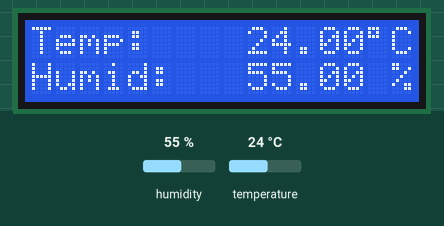
Simulated run of this sketch. Board: Arduino Uno, built with avr-gcc and run on an emulated ATmega328P. Parts: 16×2 character LCD. Inputs (shaded band) come from the test bench; at power-on: humidity 55 %, temperature 24 °C. What the sketch prints to the serial monitor is not drawn.

Above: at 1.2 s.
1.3 s: humidity set to 22 %
At 2.1 s:
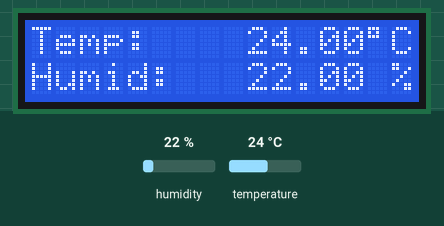
2.8 s: temperature set to 12 °C
At 3.2 s:
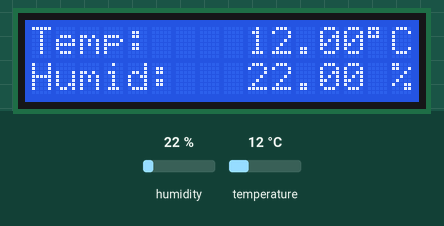
4.3 s: humidity set to 40 %
At 5.5 s:
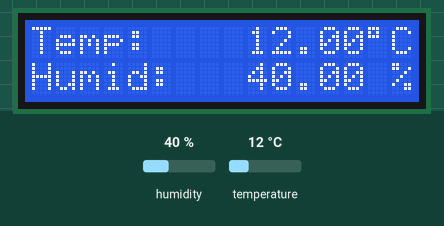
5.8 s: temperature set to 19 °C
At 6.7 s:
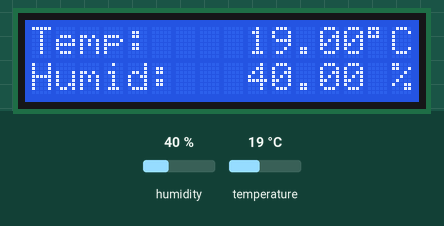
Timing chart, 0 to 8.3 s (numbered marks = the images above; inputs shaded):
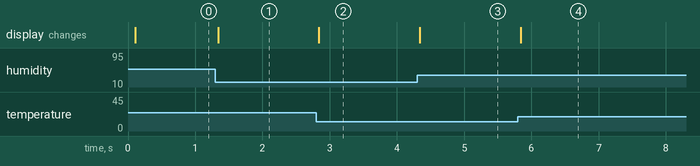

Measured:
- after the input at 1.3 s, the display: changes at once (image 1)
- after the input at 2.8 s, the display: changes at once (image 2)
- after the input at 4.3 s, the display: changes at once (image 3)
- after the input at 5.8 s, the display: changes at once (image 4)

The sketch:

ambientLogger.ino
```cpp
/******************************************************************************

LCD display code from:
http://www.dfrobot.com/wiki/index.php?title=Arduino_LCD_KeyPad_Shield_(SKU:_DFR0009)

Connections:
Analog 0     ->  Button (select, up, right, down and left)
Digital 4    ->  DB4
Digital 5    ->  DB5
Digital 6    ->  DB6
Digital 7    ->  DB7
Digital 8    ->  RS (Data or Signal Display Selection)
Digital 9    ->  Enable
Digital 10   ->  Backlit Control

SHT15 Ambient Temperature and Humidity logger code from:
https://github.com/sparkfun/SparkFun_ISL29125_Breakout_Arduino_Library

Connections:
GND  -> A2
Vcc  -> A3
DATA -> A4
SCK  -> A5

******************************************************************************/

// ------------------------- LIBRARIES

#include <LiquidCrystal.h>
#include <SHT1X.h>

// ------------------------- CONSTANTS

// LCD
#define btnRIGHT  0
#define btnUP     1
#define btnDOWN   2
#define btnLEFT   3
#define btnSELECT 4
#define btnNONE   5

// ------------------------- DEFINITIONS & INITIALISATIONS

// Room temperature and humidity
float tempC = 0;
float humidity = 0;

// SHT15

//delacre output pins for powering the sensor
int power = A3;
int gnd = A2;

// Create an instance of the SHT1X sensor
SHT1x sht15(A4, A5);  //Data, SCK

// LCD

LiquidCrystal lcd(8, 9, 4, 5, 6, 7);  // select the pins used on the LCD panel

// define some values used by the panel and buttons
int lcd_key     = 0;
int adc_key_in  = 0;

// ------------------------- SETUP

void setup() {

  // Open serial connection to report values to host
  Serial.begin(19200);

  /*
  Initialize SHT15 sensor
  */
  pinMode(power, OUTPUT);
  pinMode(gnd, OUTPUT);
  digitalWrite(power, HIGH);
  digitalWrite(gnd, LOW);

  /*
  Initialize LCD
  */

  // set up the LCD's number of columns and rows
  lcd.begin(16, 2);

  // Display temperature
  lcd.setCursor(0, 0);
  lcd.print("Temp:");
  lcd.setCursor(14, 0);
  lcd.print((char)223);
  lcd.setCursor(15, 0);
  lcd.print("C");

  // Display humidity
  lcd.setCursor(0, 1);
  lcd.print("Humid:");
  lcd.setCursor(15, 1);
  lcd.print("\%");
}


// ------------------------- MAIN LOOP

void loop() {

  // Take SHT15 reading
  readSensor();

  // Print results to serial and LCD
  serialPrintOut();
  lcdPrintOut();

  // pause loop
  delay(10);
}

// ------------------------- HELPER FUNCTIONS

void readSensor() {
  // Read values from the SHT15 sensor
  tempC = sht15.readTemperatureC();
  humidity = sht15.readHumidity();
}

void serialPrintOut() {
  Serial.print(" Temp = ");
  Serial.print(tempC);
  Serial.print("*C,");
  Serial.print(" Humidity = ");
  Serial.print(humidity);
  Serial.println("%");
}

void lcdPrintOut() {
  // display seconds elapsed since power-up
//  float time = millis()/1000;

  lcd.setCursor(9, 0);
  lcd.print(tempC, 2);

  lcd.setCursor(9, 1);
  lcd.print(humidity, 2);
}
```
